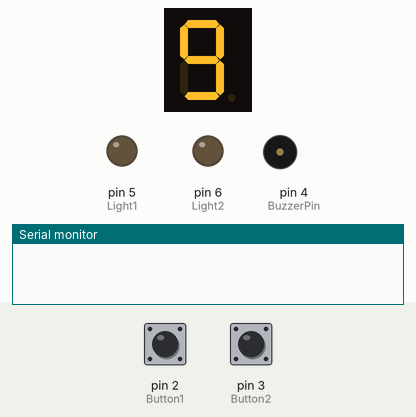
Simulated run of this sketch. Board: Arduino Uno, built with avr-gcc and run on an emulated ATmega328P. Shown: 1-digit seven-segment display, output pins drawn as LEDs (lit = HIGH), buzzer (waves = sounding), the last lines printed to the serial monitor. The inputs (shaded band) are chosen by the test bench; at power-on: pin 2 (Button1) HIGH, pin 3 (Button2) HIGH.

Above: at 1.2 s.
1.3 s: pin 2 (Button1) pulled LOW for 0.15 s
At 2.6 s:
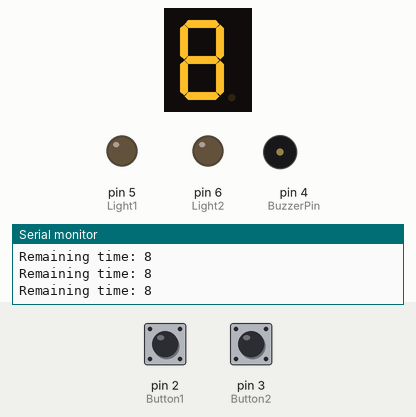
4.4 s: pin 3 (Button2) pulled LOW for 0.15 s
At 5.2 s:
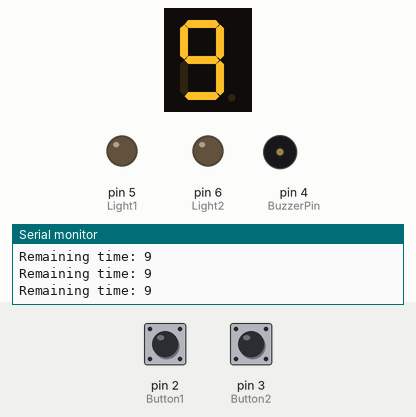
6.0 s: pin 2 (Button1) pulled LOW for 1 s
9.5 s: pin 3 (Button2) pulled LOW for 1 s
At 12.3 s:
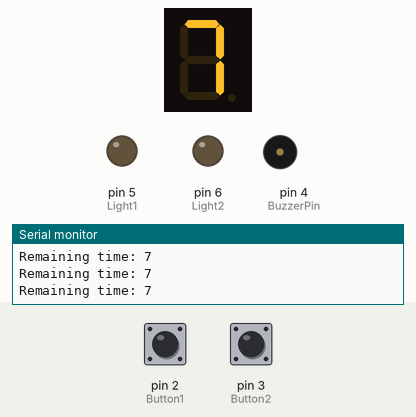
13.5 s: pin 2 (Button1) driven LOW and pin 3 (Button2) driven LOW
At 14.7 s:
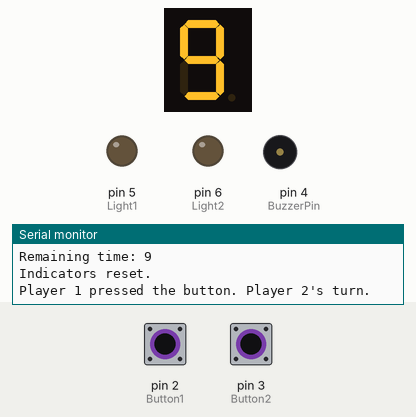
16.5 s: pin 2 (Button1) driven HIGH
At 25.9 s:
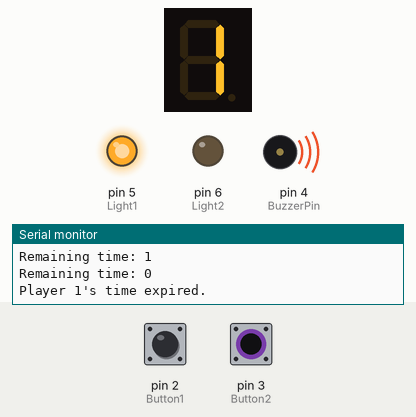
Timing chart, 0 to 37.0 s (numbered marks = the images above; inputs shaded):
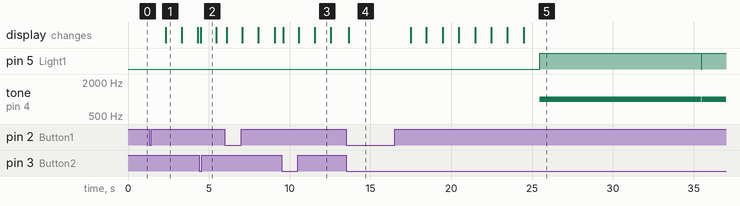

The sketch:

chessclocknew.ino
```cpp
#include <Arduino.h>
#include <SevSeg.h> // Include the SevSeg library

const int Button1 = 2;
const int Button2 = 3;
const int BuzzerPin = 4;
const int Light1 = 5;
const int Light2 = 6;
const unsigned long gameTimeout = 9000; // 9 seconds
const unsigned long indicatorDuration = 10000; // 10 seconds

unsigned long lastPressTime = 0; // Time of the last button press
unsigned long indicatorStartTime = 0; // Time when the indicators were activated
int remainingTime = 9; // Global variable for remaining time
bool player1Turn = true; // Start with Player 1's turn
bool gameStarted = false; // Track if the game has started
bool timeExpired = false; // Track if the time has expired

SevSeg sevseg; // Instantiate a SevSeg object

void setup() {
  pinMode(Button1, INPUT_PULLUP);
  pinMode(Button2, INPUT_PULLUP);
  pinMode(BuzzerPin, OUTPUT);
  pinMode(Light1, OUTPUT);
  pinMode(Light2, OUTPUT);
  digitalWrite(BuzzerPin, LOW);
  digitalWrite(Light1, LOW);
  digitalWrite(Light2, LOW);
  Serial.begin(9600);

  // Initialize the seven-segment display
  byte numDigits = 1;
  byte digitPins[] = {7}; // Adjust this pin according to your wiring
  byte segmentPins[] = {8, 9, 10, 11, 12, 13, A0}; // Adjust these pins according to your wiring
  bool resistorsOnSegments = true; // True if resistors are on the segment pins
  bool updateWithDelays = false; // Set to false for non-blocking updates
  sevseg.begin(COMMON_CATHODE, numDigits, digitPins, segmentPins, resistorsOnSegments);
  sevseg.setBrightness(90); // Set the brightness of the display
  sevseg.setNumber(9); // Set the initial display to 9
}

void loop() {
  if (!gameStarted) {
    StartGame();
  } else {
    if (player1Turn) {
      Player1();
    } else {
      Player2();
    }
  }

  // Update the seven-segment display
  sevseg.refreshDisplay();

  if (timeExpired) {
    ManageIndicators(); // Handle the buzzer and light after time expires
  }
}

void StartGame() {
  // Check if Player 1 presses their button to start the timer for Player 2
  if (digitalRead(Button1) == LOW) {
    gameStarted = true; // Game starts
    player1Turn = false; // Switch to Player 2's turn
    lastPressTime = millis(); // Initialize Player 2's timer
    remainingTime = 9; // Reset remaining time to 9 seconds
    timeExpired = false; // Reset the expired flag
    sevseg.setNumber(9); // Set the display to 9 seconds
    Serial.println("Game started. Player 2's turn.");
  }
}

void Player1() {
  UpdateTimer(); // Update the timer for Player 1

  if (timeExpired) {
    // Time expired, waiting for Player 1 to acknowledge
    if (digitalRead(Button1) == LOW) {
      // Acknowledge the expired turn
      player1Turn = false; // Switch to Player 2's turn
      ResetIndicators();
      lastPressTime = millis();
      remainingTime = 9; // Reset remaining time to 9 seconds
      timeExpired = false; // Reset the expired flag
      Serial.println("Player 1 acknowledged. Player 2's turn.");
    }
  } else if (digitalRead(Button1) == LOW) {
    // Button1 is pressed before time expires, reset the timer and switch turn
    player1Turn = false; // Switch to Player 2's turn
    ResetIndicators();
    lastPressTime = millis();
    remainingTime = 9; // Reset remaining time to 9 seconds
    Serial.println("Player 1 pressed the button. Player 2's turn.");
  }
}

void Player2() {
  UpdateTimer(); // Update the timer for Player 2

  if (timeExpired) {
    // Time expired, waiting for Player 2 to acknowledge
    if (digitalRead(Button2) == LOW) {
      // Acknowledge the expired turn
      player1Turn = true; // Switch to Player 1's turn
      ResetIndicators();
      lastPressTime = millis();
      remainingTime = 9; // Reset remaining time to 9 seconds
      timeExpired = false; // Reset the expired flag
      Serial.println("Player 2 acknowledged. Player 1's turn.");
    }
  } else if (digitalRead(Button2) == LOW) {
    // Button2 is pressed before time expires, reset the timer and switch turn
    player1Turn = true; // Switch to Player 1's turn
    ResetIndicators();
    lastPressTime = millis();
    remainingTime = 9; // Reset remaining time to 9 seconds
    Serial.println("Player 2 pressed the button. Player 1's turn.");
  }
}

void UpdateTimer() {
    unsigned long elapsedTime = millis() - lastPressTime;
    remainingTime = 9 - elapsedTime / 1000;

    Serial.print("Remaining time: ");
    Serial.println(remainingTime); // Debugging output

    if (remainingTime <= 0) {
        remainingTime = 0;
        if (!timeExpired) {
          timeExpired = true; // Set the expired flag
          indicatorStartTime = millis(); // Record the start time for the indicators
          tone(BuzzerPin, 1000); // Ring the buzzer
          if (player1Turn) {
            digitalWrite(Light1, HIGH); // Indicate Player 1 missed their turn
            Serial.println("Player 1's time expired.");
          } else {
            digitalWrite(Light2, HIGH); // Indicate Player 2 missed their turn
            Serial.println("Player 2's time expired.");
          }
          delay(1000);
        }
    } else {
        sevseg.setNumber(remainingTime); // Update the display with the remaining time
    }
}

void ResetIndicators() {
  noTone(BuzzerPin); // Turn off the buzzer
  digitalWrite(Light1, LOW); // Turn off Player 1's light
  digitalWrite(Light2, LOW); // Turn off Player 2's light
  Serial.println("Indicators reset.");
}

void ManageIndicators() {
  // Keep the indicators on for a fixed duration after time expires
  if (millis() - indicatorStartTime >= indicatorDuration) {
    ResetIndicators();
    timeExpired = false; // Reset the expired flag
  }
}
```

Measured:
- after the input at 1.3 s, the display: changes after 1.0 s (image 1)
- after the input at 4.4 s, the display: changes after 0.10 s (image 2)
- after the input at 16.5 s, pin 5 (Light1): LOW → HIGH after 9.0 s, → LOW 10.0 s later, → HIGH 0.04 s later; tone on pin 4 (BuzzerPin): silent → 1000 Hz after 9.0 s, → silent 10.0 s later, → 1000 Hz 0.04 s later; the display: first changes after 0.98 s (image 5 shows a later state)
- what the display in image 1 shows lasts 1.0 s, from 2.3 s to 3.3 s
